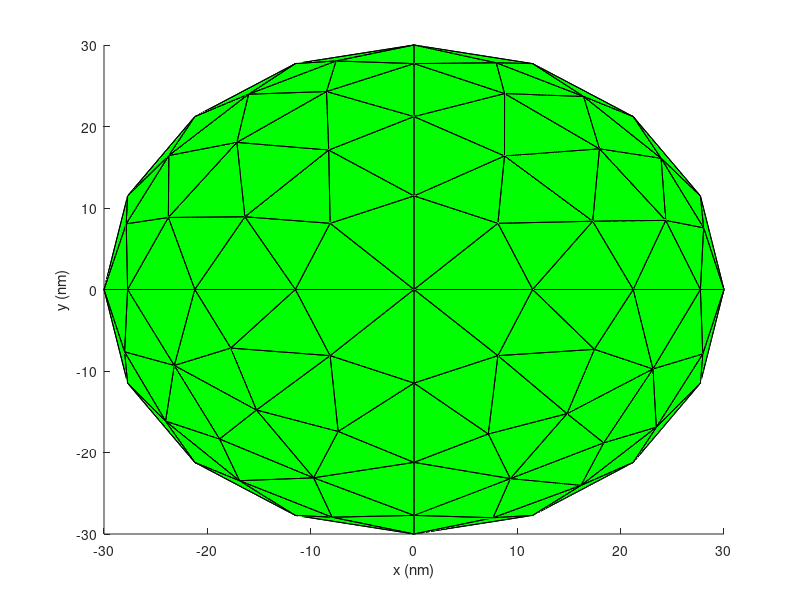

Recreate this plot in MATLAB. (Note: this script raises an error after producing the figure.)
%     %% RUNNER UNTUK 1-POINT

clearvars
% tStart = tic;
load sph30nm246tri

figure()
patch('Vertices',p,'Faces',t,'FaceColor','g','EdgeColor','k');
for m=1:length(t)
    N=t(m,1:3);
    X(:,m) = p(N,1)*10^9;
    Y(:,m) = p(N,2)*10^9;
    Z(:,m) = p(N,3)*10^9;
end
rotate3d
xlabel('x (nm)')
ylabel('y (nm)')
zlabel('z (nm)')

Triangulation
SingularSpecial
SingularClose2_vect
% Surf_current_vectorized
farfield_optical_constants
% 
% field_farfield
%
